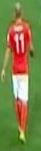
#> input picture media/players/hol3.jpg, 41 x 151 px, found by its file name
$ python utils.py
#> lines starting #> are read from the running program, lines starting #| are printed output that depends on the picture
import cv2
import numpy as np
from colorthief import ColorThief
import matplotlib.pyplot as plt

def create_bar(height, width, color):
    bar = np.zeros((height, width, 3), np.uint8)
    bar[:] = color
    red, green, blue = int(color[2]), int(color[1]), int(color[0])
    return bar, (red, green, blue)

def get_centers(img):
    height, width, _ = np.shape(img)
    data = np.reshape(img, (height * width, 3))
    data = np.float32(data)
    number_clusters = 5
    criteria = (cv2.TERM_CRITERIA_EPS + cv2.TERM_CRITERIA_MAX_ITER, 10, 1.0)
    flags = cv2.KMEANS_RANDOM_CENTERS
    compactness, labels, centers = cv2.kmeans(data, number_clusters, None, criteria, 10, flags)
    return centers

def display(indice, centers, img):
    font = cv2.FONT_HERSHEY_SIMPLEX
    bars = []
    rgb_values = []
    for index, row in enumerate(centers):
        bar, rgb = create_bar(200, 200, row)
        bars.append(bar)
        rgb_values.append(rgb)
    img_bar = np.hstack(bars)
    for index, row in enumerate(rgb_values):
        image = cv2.putText(img_bar, f'{index + 1}. RGB: {row}', (5 + 200 * index, 200 - 10),
                            font, 0.5, (255, 0, 0), 1, cv2.LINE_AA)
        print(f'{index + 1}. RGB{row}')

    cv2.imshow('Image {}'.format(indice), img)
    cv2.imshow('Dominant colors {}'.format(indice), img_bar)

image = cv2.imread('media/players/hol3.jpg')
#> image is the input picture: shape (151, 41, 3); mean B, G, R 72.9, 129.2, 125.6
hvs = cv2.cvtColor(image, cv2.COLOR_RGB2HSV)
#> hvs: shape (151, 41, 3); mean H, S, V 82.9, 139.7, 154.8
plt.imshow(hvs)
plt.show()

centers = get_centers(image)
#> in get_centers, `compactness, labels, centers = cv2.kmeans(data, number_clusters, None,..`: compactness = 5597046.7; labels = 6191 values, max 4 at index 0, min 0 at index 140, mean 2.79; centers = [[100.6, 135.3, 192], [213.6, 226, 234.8], [46.2, 120.9, 79.88], [42.04, 54.71, 187.9], [67.68, 138.2, 99.91]]
display(1, centers, image)
#> the loop in display, `for index, row in enumerate(centers):` made 5 passes
#> (row, red in create_bar, green in create_bar, blue in create_bar) on passes 1 to 5: ([100.6, 135.3, 192], 192, 135, 100), ([213.6, 226, 234.8], 234, 226, 213), ([46.2, 120.9, 79.88], 79, 120, 46), ([42.04, 54.71, 187.9], 187, 54, 42), ([67.68, 138.2, 99.91], 99, 138, 67)
#> pass 1, in display, `bar, rgb = create_bar(200, 200, row)`:
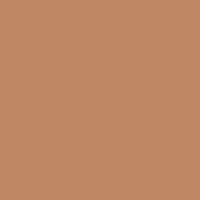
#> bar: shape (200, 200, 3); mean of channels 0, 1, 2 100, 135, 192; drawn as B, G, R
#> after the loop in display, `for index, row in enumerate(centers):`: bars = 5 items; rgb_values = [(192, 135, 100), (234, 226, 213), (79, 120, 46), (187, 54, 42), (99, 138, 67)]
#> the loop in display, `for index, row in enumerate(rgb_values):` made 5 passes
#| 1. RGB(192, 135, 100)
#| 2. RGB(234, 226, 213)
#| 3. RGB(79, 120, 46)
#| 4. RGB(187, 54, 42)
#| 5. RGB(99, 138, 67)
#> after the loop in display, `for index, row in enumerate(rgb_values):`:
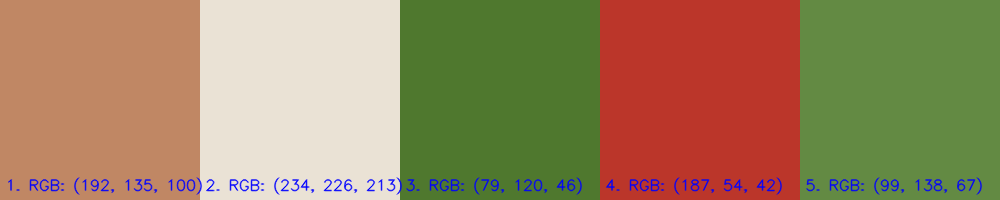
#> img_bar: shape (200, 1000, 3); mean of channels 0, 1, 2 95.5, 133, 156.3; drawn as B, G, R

image2 = cv2.imread('media/players/arg2.jpg')
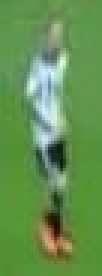
#> input picture media/players/arg2.JPG, 34 x 92 px, found by its file name (shown 3 times larger)
#> image2 is the input picture: shape (92, 34, 3); mean B, G, R 80.8, 146.7, 99.7
centers = get_centers(image2)
#> centers = [[211.9, 214.1, 179.5], [56.34, 142.7, 87.75], [82.36, 146, 98.52], [138.8, 165.7, 139.5], [32.38, 62.46, 49.11]]
display(2, centers, image2)
#> call 2 of display, with indice = 2, centers = array of shape (5, 3)
#> the loop in display (call 2), `for index, row in enumerate(centers):` made 5 passes
#> (row, red in create_bar, green in create_bar, blue in create_bar) on passes 1 to 5: ([211.9, 214.1, 179.5], 179, 214, 211), ([56.34, 142.7, 87.75], 87, 142, 56), ([82.36, 146, 98.52], 98, 146, 82), ([138.8, 165.7, 139.5], 139, 165, 138), ([32.38, 62.46, 49.11], 49, 62, 32)
#> pass 1, in display (call 2), `bar, rgb = create_bar(200, 200, row)`:
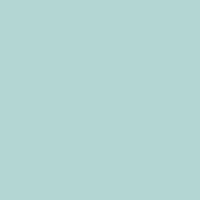
#> bar: shape (200, 200, 3); mean of channels 0, 1, 2 211, 214, 179; drawn as B, G, R
#> pass 3, in display (call 2), `bar, rgb = create_bar(200, 200, row)`:
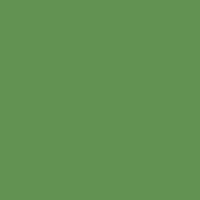
#> bar: shape (200, 200, 3); mean of channels 0, 1, 2 82, 146, 98; drawn as B, G, R
#> after the loop in display (call 2), `for index, row in enumerate(centers):`: rgb_values = [(179, 214, 211), (87, 142, 56), (98, 146, 82), (139, 165, 138), (49, 62, 32)]
#> the loop in display (call 2), `for index, row in enumerate(rgb_values):` made 5 passes
#| 1. RGB(179, 214, 211)
#| 2. RGB(87, 142, 56)
#| 3. RGB(98, 146, 82)
#| 4. RGB(139, 165, 138)
#| 5. RGB(49, 62, 32)
#> pass 3, in display (call 2), `image = cv2.putText(img_bar, f'{index + 1}. RGB: {row}', (5 + 200 * in..`:
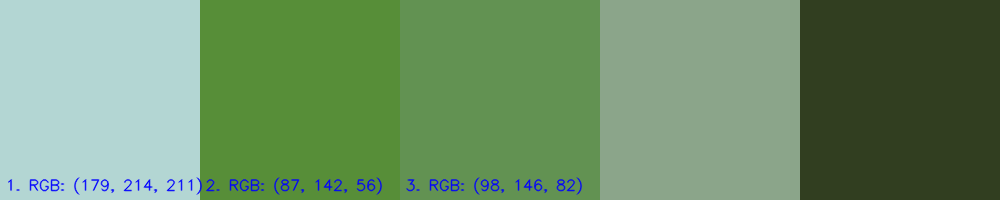
#> image: shape (200, 1000, 3); mean of channels 0, 1, 2 104.8, 144.7, 109.6; drawn as B, G, R
#> after the loop in display (call 2), `for index, row in enumerate(rgb_values):`:
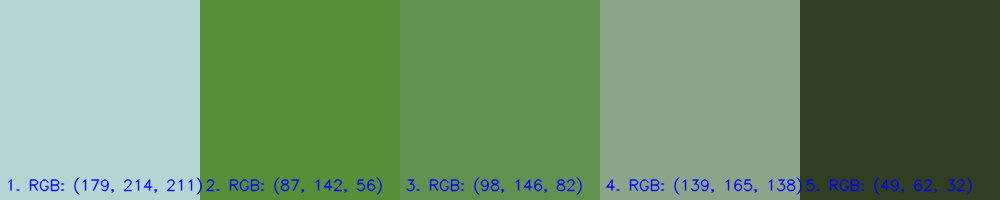
#> img_bar: shape (200, 1000, 3); mean of channels 0, 1, 2 105.6, 144.1, 109.1; drawn as B, G, R


#> (the run stopped early here; a loop or call above may not have finished)
